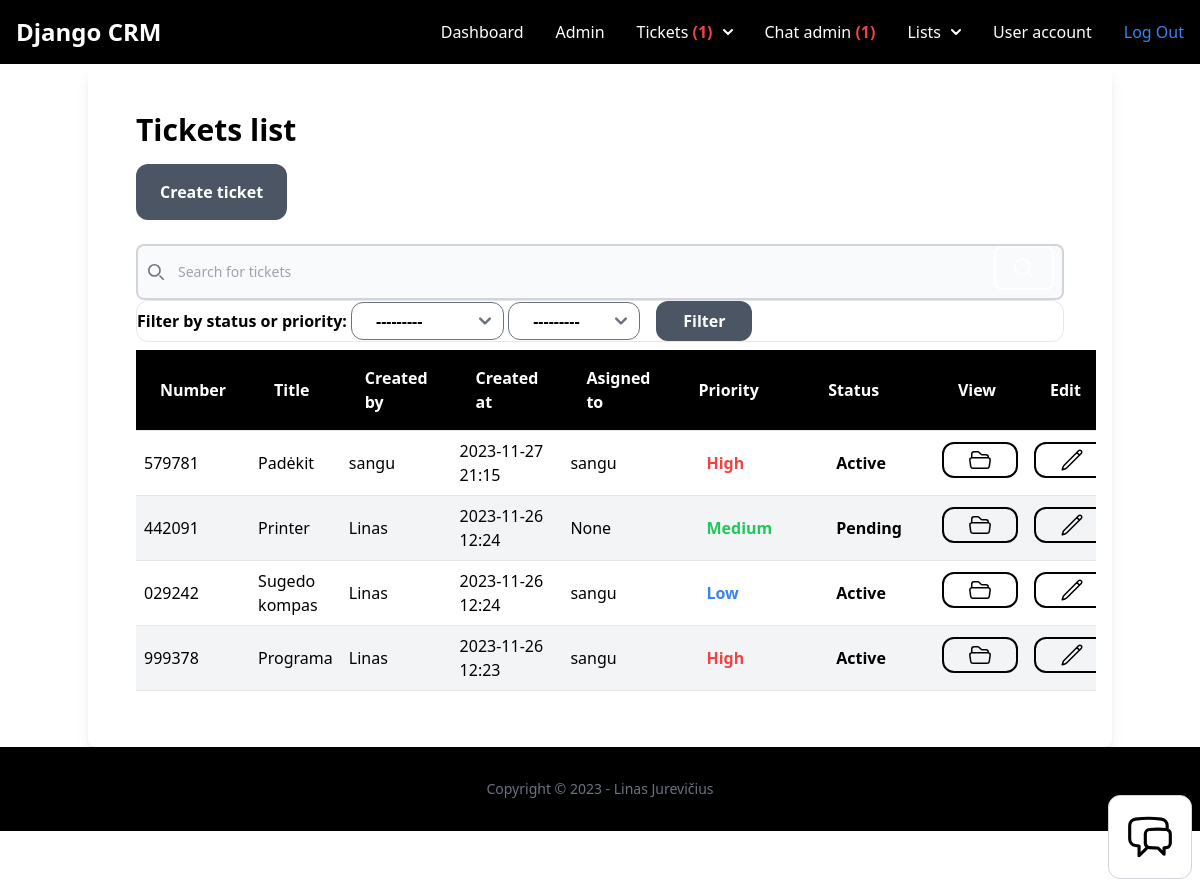
/dashboard/tickets/ (signed in), run on an earlier commit of the app's database.
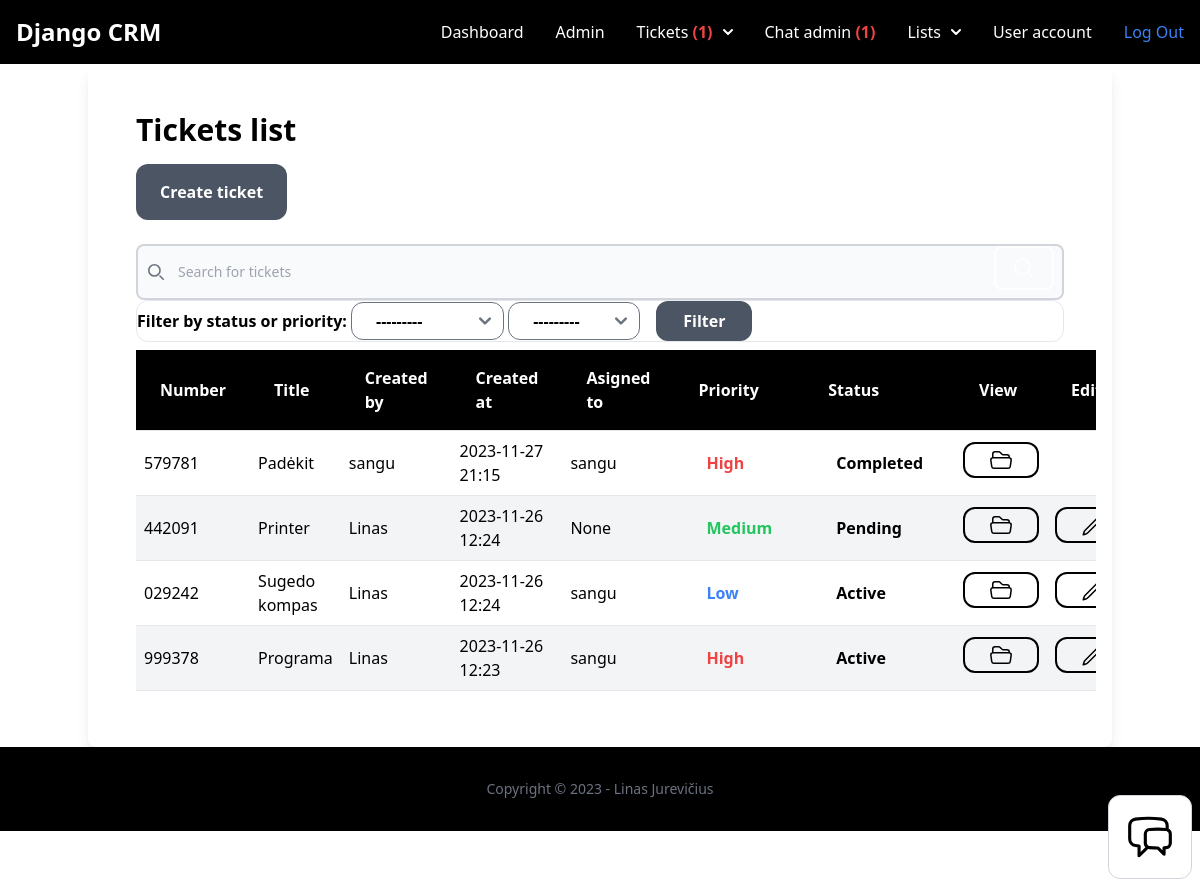
And on a later commit of the database.
### ticket/models.py (models this page shows, shortened)
class Ticket(models.Model):
    ACTIVE = 'active'
    COMPLETED = 'completed'
    PENDING = 'pending'
    CHOICES_STATUS = (
        (ACTIVE, 'Active'),
        (COMPLETED, 'Completed'),
        (PENDING, 'Pending'),
    )
    LOW = 'low'
    MEDIUM = 'medium'
    HIGH = 'high'
    CHOICES_PRIORITY = (
        (LOW, 'Low'),
        (MEDIUM, 'Medium'),
        (HIGH, 'High'),
    )
    ticket_number = models.CharField(max_length=15, unique=True)
    title = models.CharField(max_length=100)
    description = models.TextField(blank=True, null=True)
    created_by = models.ForeignKey(User, related_name='tickets', on_delete=models.CASCADE)
    created_at = models.DateTimeField(auto_now_add=True)
    modified_at = models.DateTimeField(auto_now=True)
    assign_to = models.ForeignKey(User, on_delete=models.DO_NOTHING, null=True, blank=True)
    is_resolved = models.BooleanField(default=False)
    accepted_at = models.DateTimeField(null=True, blank=True)
    closed_at = models.DateTimeField(null=True, blank=True)
    status = models.CharField(max_length=15, choices=CHOICES_STATUS, default=PENDING)
    priority = models.CharField(max_length=15, choices=CHOICES_PRIORITY, default=MEDIUM)
    solution = models.TextField(blank=True, null=True)
    class Meta:
        ordering = ['-created_at', 'priority', 'ticket_number']

### user/models.py (models this page shows)
class User(AbstractUser):
    phone = models.TextField(blank=True, null=True)
    is_customer = models.BooleanField(default=True)
    is_manager = models.BooleanField(default=False)

### ticket/views.py (the view)
# urls.py: path('', views.ticket_list, name='list'),
@login_required
def ticket_list(request):
    if request.user.is_manager:
        tickets = Ticket.objects.all()
        ticketFilter = TicketFilter(request.GET, queryset=Ticket.objects.all())
    else:
        tickets = Ticket.objects.filter(created_by=request.user)
        ticketFilter = TicketFilter(request.GET, queryset=Ticket.objects.filter(created_by=request.user))
    return render(request, 'ticket/tickets_list.html', {
        'tickets': tickets,
        'filter': ticketFilter,
    })

### chat/context_processors.py (called while the page is built)
def chat_waiting(request):
    waiting_chat = Room.objects.filter(status='waiting')
    return {'waiting_chat': waiting_chat}

### team/context_processors.py (called while the page is built)
def active_team(request):
    if request.user.is_authenticated:
        if request.user.userprofile.active_team:
            active_team = request.user.userprofile.active_team
        else:
            active_team = Team.objects.filter(created_by=request.user)[0]
    else:
        active_team = None
    return {'active_team': active_team}

### ticket/context_processors.py (called while the page is built)
def pending_tickets(request):
    pending_tickets = 0
    if request.user.is_authenticated:
        if request.user.is_manager:
            pending_tickets = Ticket.objects.filter(status='pending')
        else:
            pending_tickets = pending_tickets
    else:
        pending_tickets = pending_tickets
    return {'pending_tickets': pending_tickets}

def workspace_tickets(request):
    if request.user.is_authenticated:
        workspace_tickets = Ticket.objects.filter(assign_to=request.user, is_resolved=False)
    else:
        workspace_tickets = 0
    return {'workspace_tickets': workspace_tickets}

### ticket/templates/ticket/tickets_list.html (shortened to what the changed rows need)
{% extends 'app/base.html'  %}
{% block content %}
<div class="container mx-auto shadow-lg rounded-lg py-6 px-6">
    <div class="py-6 px-6">
        <h1 class="mb-4 font-semibold text-3xl">Tickets list</h1>
        <br>
        <br>
        <form method="GET" class="w-34 rounded-xl border font-semibold">
            {{ filter.form }}
        </form>
        {% if tickets %}
        <div class="flex flex-col">
            <div class="overflow-x-auto sm:-mx-6 lg:-mx-8">
                <div class="inline-block min-w-full py-2 sm:px-6 lg:px-8">
                    <div class="overflow-hidden">
                        <table class="table-auto text-left w-full sortable">
                            <thead class="border-b bg-black font-semibold text-white dark:border-neutral-500">
                                <tr>
                                    <th scope="col" class="px-6 py-4">Number</th>
                                    <th scope="col" class="px-6 py-4">Title</th>
                                    {% if request.user.is_manager %}
                                    <th scope="col" class="px-6 py-4">Created by</th>
                                    {% endif %}
                                    <th scope="col" class="px-6 py-4">Created at</th>
                                    <th scope="col" class="px-6 py-4">Asigned to</th>
                                    <th scope="col" class="px-6 py-4">Priority</th>
                                    <th scope="col" class="px-6 py-4">Status</th>
                                    <th scope="col" class="px-6 py-4">View</th>
                                    <th scope="col" class="px-6 py-4">Edit</th>
                                </tr>
                            </thead>
                            <tbody>
                                {% for ticket in filter.qs %}
                                <tr class="border-b dark:border-neutral-500 {% cycle 'bg-white' 'bg-gray-100' %}">
                                    <td class="py-2 px-2">{{ ticket.ticket_number }}</td>
                                    <td class="py-2 px-2">{{ ticket.title }}</td>
                                    {% if request.user.is_manager %}
                                    <td class="py-2 px-2">{{ ticket.created_by }}</td>
                                    {% endif %}
                                    <td class="py-2 px-2">{{ ticket.created_at|date:"Y-m-d H:i" }}</td>
                                    <td class="py-2 px-2">{{ ticket.assign_to }}</td>
                                    <td class="px-2">
                                        {% if ticket.priority == 'low' %}
                                        <span class="inline-block py-1 px-6 font-semibold text-blue-500 text-center">{{ ticket.get_priority_display }}</span>
                                        {% elif ticket.priority == 'medium' %}
                                        <span class="inline-block py-1 px-6 font-semibold text-green-500 text-center">{{ ticket.get_priority_display }}</span>
                                        {% elif ticket.priority == 'high' %}
                                        <span class="inline-block py-1 px-6 font-semibold text-red-500 text-center">{{ ticket.get_priority_display }}</span>
                                        {% endif %}
                                    </td>
                                    <td class="py-2 px-2">
                                        {% if ticket.status == 'active' %}
                                        <span class="inline-block py-1 px-6 font-semibold text-black text-center">{{ ticket.get_status_display }}</span>
                                        {% elif ticket.status == 'completed' %}
                                        <span class="inline-block py-1 px-6 font-semibold text-black text-center">{{ ticket.get_status_display }}</span>
                                        {% elif ticket.status == 'pending' %}
                                        <span class="inline-block py-1 px-6 font-semibold text-black text-center">{{ ticket.get_status_display }}</span>
                                        {% endif %}
                                    </td>
                                    <td class="py-2 px-2"><a href="{% url 'tickets:detail' ticket.id %}" class="inline-block border-2 border-black text-center py-1 px-6 rounded-xl font-semibold text-black">
                                    </a></td>
                                    <td class="py-2 px-2">
                                        {% if not ticket.is_resolved %}
                                        <a href="{% url 'tickets:edit' ticket.id %}" class="inline-block text-center border-2 border-black py-1 px-6 rounded-xl font-semibold text-black">
                                        </a>
                                        {% endif %}
                                    </td>
                                </tr>
                                {% endfor %}
                            </tbody>
                        </table>
                    </div>
                </div>
            </div>
        </div>
        {% else %}
        <p class="mt-6 px-2">There are no tickets in the database yet...</p>
        {% endif %}
    </div>
</div>
    {% endblock %}

What changed in the data, as far as the page shows it:
changed Ticket "Padėkit": status "Active" → "Completed"; is_resolved False → True (drawn)
